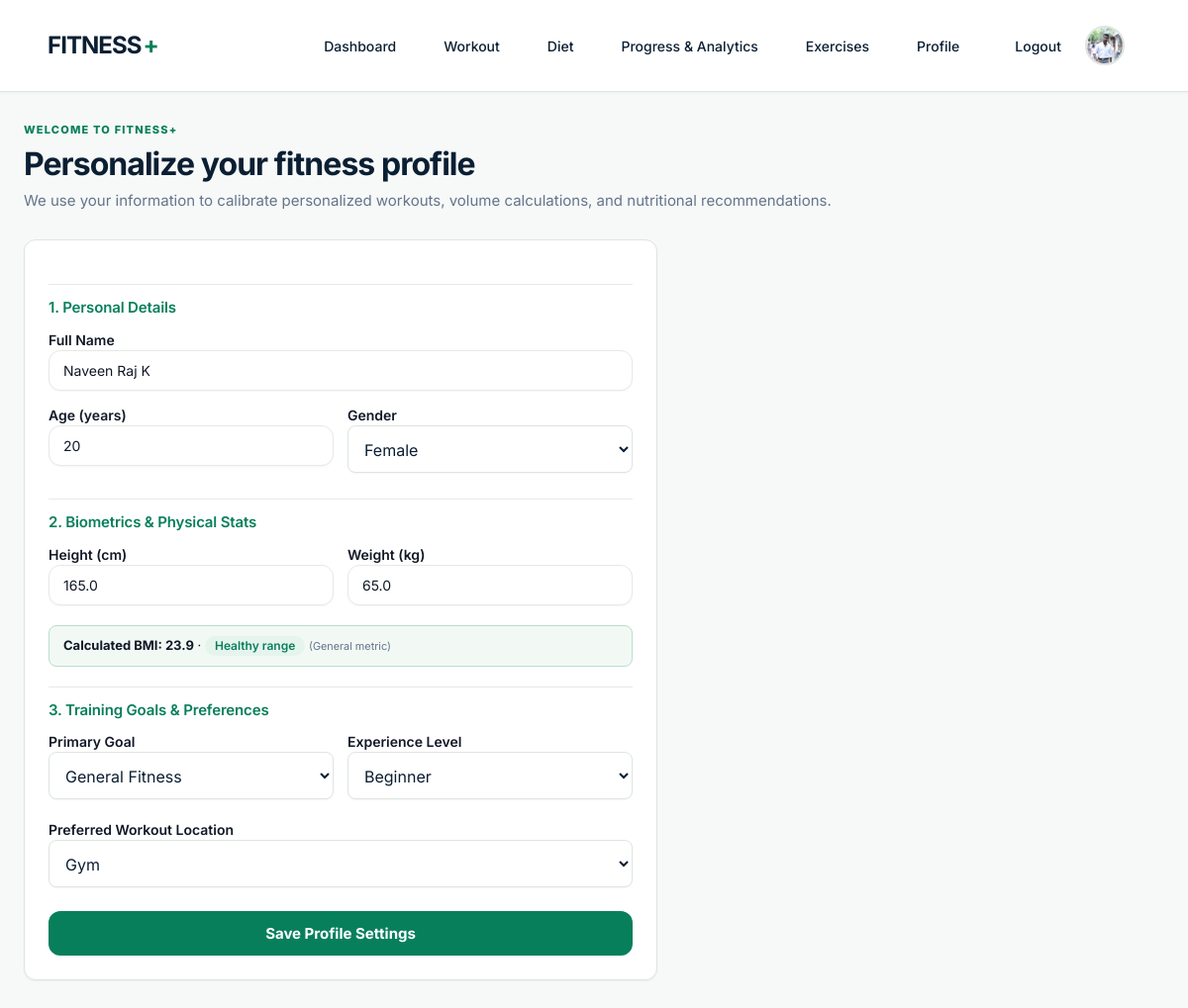
The page /profile/setup/ (signed in) on the database as committed earlier.
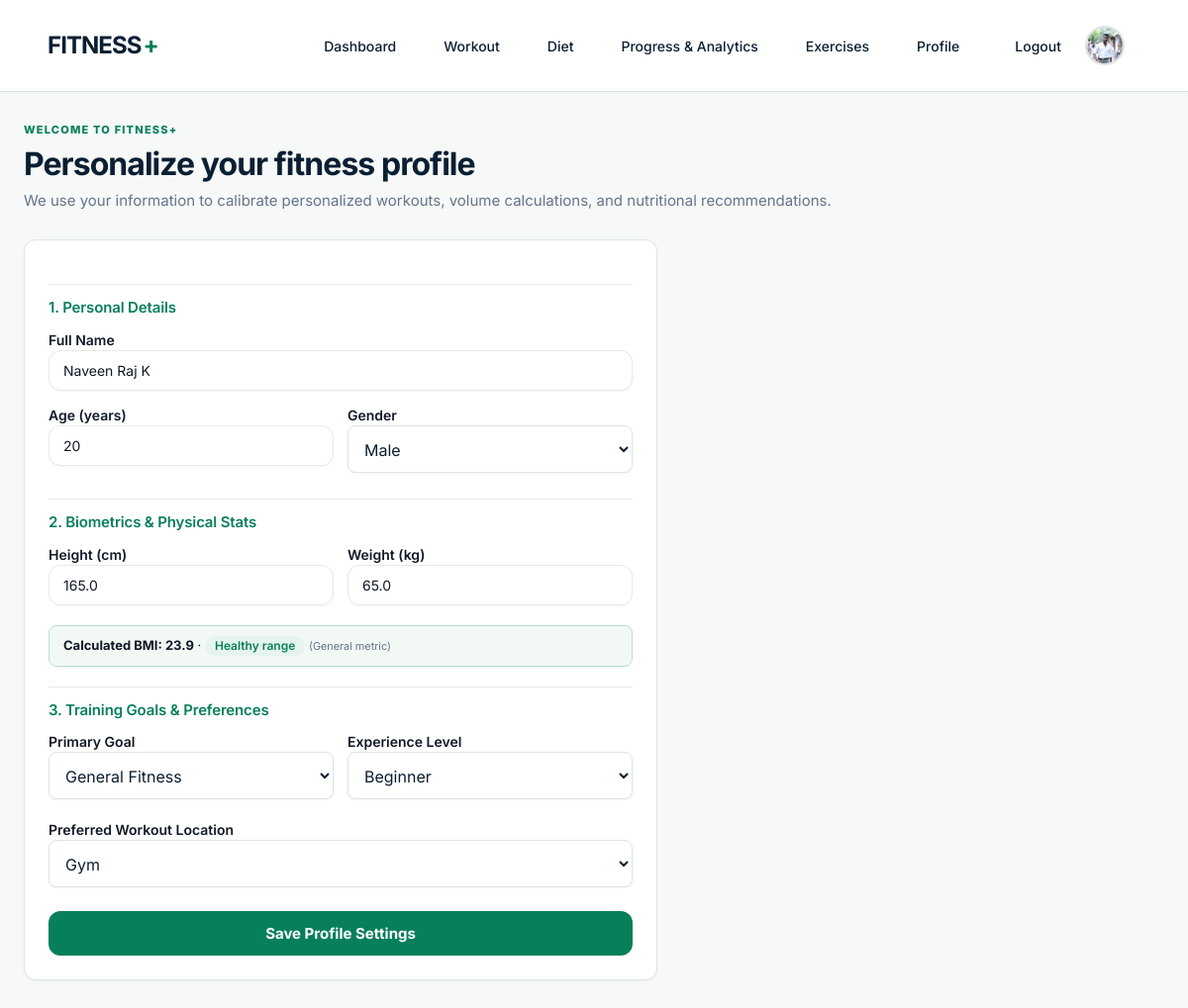
The same page on the database as committed later.
### workout/models.py (models this page shows, shortened)
class UserProfile(models.Model):
    class Goal(models.TextChoices):
        BULK = 'bulk', 'Build Muscle / Bulk'
        CUT = 'cut', 'Lose Fat / Cut'
        MAINTAIN = 'maintain', 'Maintain Weight'
        STRENGTH = 'strength', 'Build Strength'
        FITNESS = 'fitness', 'General Fitness'
    user = models.OneToOneField(User, related_name='fitness_profile', on_delete=models.CASCADE)
    name = models.CharField(max_length=80, blank=True)
    age = models.PositiveSmallIntegerField(null=True, blank=True)
    gender = models.CharField(max_length=20, choices=[('male', 'Male'), ('female', 'Female')], null=True, blank=True, default=None)
    height_cm = models.DecimalField(max_digits=5, decimal_places=1, null=True, blank=True)
    weight_kg = models.DecimalField(max_digits=5, decimal_places=1, null=True, blank=True)
    goal = models.CharField(max_length=20, choices=Goal.choices, default=Goal.FITNESS)
    workout_location = models.CharField(max_length=10, choices=[('gym','Gym'),('home','Home')], default='home')
    experience_level = models.CharField(max_length=20, choices=[('beginner','Beginner'),('intermediate','Intermediate'),('advanced','Advanced')], default='beginner')
    home_equipment = models.JSONField(default=list, blank=True)
    profile_completed = models.BooleanField(default=False)
    profile_image = models.ImageField(upload_to='profile_images/', null=True, blank=True)
    current_streak = models.PositiveIntegerField(default=0); longest_streak = models.PositiveIntegerField(default=0); last_workout_date = models.DateField(null=True, blank=True)
    created_at = models.DateTimeField(auto_now_add=True); updated_at = models.DateTimeField(auto_now=True)

### workout/views.py (the view, shortened to what this page needs)
# urls.py: path('profile/setup/', views.profile_setup, name='profile_setup'),
@login_required
def profile_setup(request):
    profile, _ = UserProfile.objects.get_or_create(user=request.user)
    form = ProfileForm(request.POST or None, request.FILES or None, instance=profile)
    return render(request, 'workout/profile_form.html', {'form': form, 'setup': True, 'profile': profile})

### workout/templates/workout/profile_form.html (shortened to what this page needs)
{% extends 'workout/base.html' %}
{% load static %}
{% block content %}
<div class="page-intro text-center-wrap">
  <p class="eyebrow">{% if setup %}WELCOME TO FITNESS+{% else %}PROFILE SETTINGS{% endif %}</p>
  <h1>{% if setup %}Personalize your fitness profile{% else %}Edit your profile{% endif %}</h1>
  <p class="subtitle">{% if setup %}We use your information to calibrate personalized workouts, volume calculations, and nutritional recommendations.{% else %}Update your biometric measurements, fitness goals, home equipment, and profile photo.{% endif %}</p>
</div>
<section class="form-page-container">
  <div class="card auth-card profile-edit-card">
    <form method="post" enctype="multipart/form-data" class="standard-form">
      <div class="form-section-title">
        <h3>{% if setup %}1{% else %}2{% endif %}. Personal Details</h3>
      </div>
      <div class="form-row">
        <label for="id_name">
          Full Name
          {{ form.name }}
        </label>
      </div>
      <div class="form-grid-2">
        <label for="id_age">
          Age (years)
          {{ form.age }}
        </label>
        <label for="id_gender">
          Gender
          {{ form.gender }}
        </label>
      </div>
      <div class="form-section-title">
        <h3>{% if setup %}2{% else %}3{% endif %}. Biometrics &amp; Physical Stats</h3>
      </div>
      <div class="form-grid-2">
        <label for="id_height_cm">
          Height (cm)
          {{ form.height_cm }}
        </label>
        <label for="id_weight_kg">
          Weight (kg)
          {{ form.weight_kg }}
        </label>
      </div>
      <div id="bmi-live" class="bmi-live-banner"></div>
      <div class="form-section-title">
        <h3>{% if setup %}3{% else %}4{% endif %}. Training Goals &amp; Preferences</h3>
      </div>
      <div class="form-grid-2">
        <label for="id_goal">
          Primary Goal
          {{ form.goal }}
        </label>
        <label for="id_experience_level">
          Experience Level
          {{ form.experience_level }}
        </label>
      </div>
      <div class="form-row">
        <label for="id_workout_location">
          Preferred Workout Location
          {{ form.workout_location }}
        </label>
      </div>
      <div class="form-actions-bar">
        <button class="button wide primary-cta" type="submit">Save Profile Settings</button>
      </div>
    </form>
  </div>
</section>
{% endblock %}

### workout/templates/workout/base.html (shortened to what this page needs)
{% load static %}
<!doctype html>
<html lang="en">
<head>
  <link rel="stylesheet" href="{% static 'workout/css/style.css' %}?v=2.3">
  <link rel="stylesheet" href="{% static 'workout/css/auth.css' %}?v=2.3">
  <link rel="stylesheet" href="{% static 'workout/css/timer.css' %}?v=2.3">
  <link rel="stylesheet" href="{% static 'workout/css/start.css' %}?v=2.3">
  <link rel="stylesheet" href="{% static 'workout/css/theme.css' %}?v=2.3">
  <link rel="stylesheet" href="{% static 'workout/css/diet.css' %}?v=2.3">
  <link rel="stylesheet" href="{% static 'workout/css/reference.css' %}?v=2.3">
</head>
<body>
  <header class="site-header">
    <div class="header-inner">
      <a href="{% url 'workout:dashboard' %}" class="brand">FITNESS<span>+</span></a>
      {% if user.is_authenticated %}
      <nav class="desktop-nav" id="main-nav">
        <a href="{% url 'workout:dashboard' %}" class="{% if request.resolver_match.url_name == 'dashboard' %}active{% endif %}">Dashboard</a>
        <a href="{% url 'workout:start_workout' %}" class="">Workout</a>
        <a href="{% url 'workout:diet' %}" class="{% if request.resolver_match.url_name == 'diet' %}active{% endif %}">Diet</a>
        <a href="{% url 'workout:progress' %}" class="">Progress &amp; Analytics</a>
        <a href="{% url 'workout:exercise_library' %}" class="{% if request.resolver_match.url_name == 'exercise_library' or request.resolver_match.url_name == 'exercise_detail' %}active{% endif %}">Exercises</a>
        <a href="{% url 'workout:profile' %}" class="{% if request.resolver_match.url_name == 'profile' or request.resolver_match.url_name == 'profile_edit' %}active{% endif %}">Profile</a>
        <form method="post" action="{% url 'workout:logout' %}" class="logout-form">
          <button class="nav-button" type="submit">Logout</button>
        </form>
        <a href="{% url 'workout:profile' %}" class="avatar-link" title="My Profile">
          {% with prof=request.user.fitness_profile %}
            {% if prof.profile_image %}
              <img class="header-avatar" src="{{ prof.profile_image.url }}" alt="Profile avatar">
            {% else %}
              <img class="header-avatar" src="{% static 'workout/images/fitness-plus/profile_user.jpg' %}" alt="Profile avatar">
            {% endif %}
          {% endwith %}
        </a>
      </nav>
      {% endif %}
    </div>
  </header>
  <main class="container">
    {% block content %}{% endblock %}
  </main>
</body>
</html>

Rows that differ between the two databases and show on the page:
changed UserProfile "Naveen Raj K": gender "Female" → "Male"
